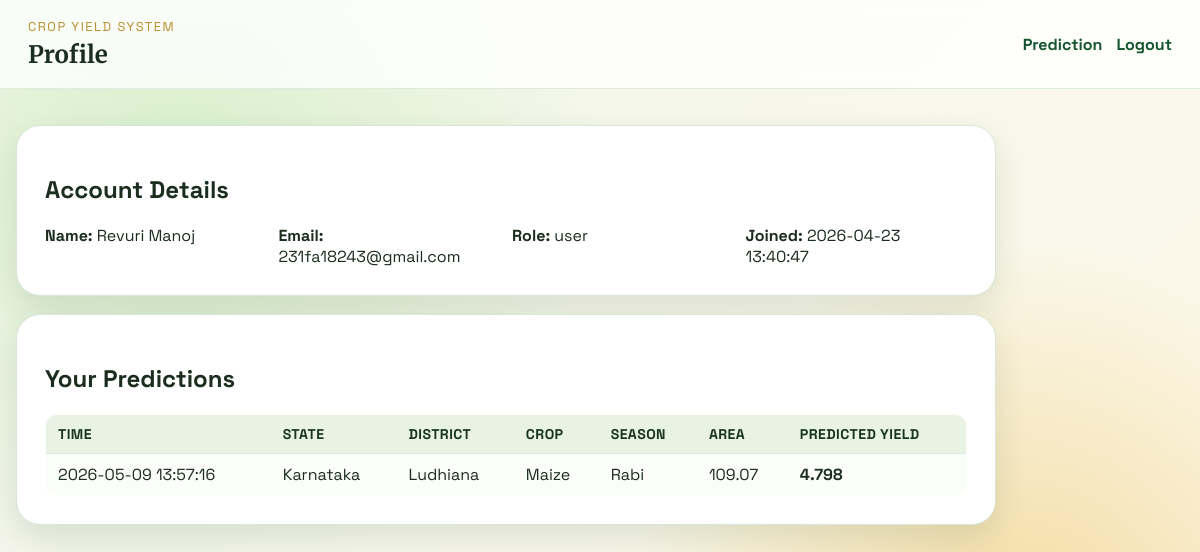
Screenshot of /profile (signed in) with the database file from the repository.
### tables this page shows
CREATE TABLE users (
                id INTEGER PRIMARY KEY AUTOINCREMENT,
                name TEXT NOT NULL,
                email TEXT NOT NULL UNIQUE,
                password_hash TEXT NOT NULL,
                role TEXT NOT NULL CHECK(role IN ('user', 'admin')),
                created_at TEXT NOT NULL
            );

CREATE TABLE predictions (
                id INTEGER PRIMARY KEY AUTOINCREMENT,
                user_id INTEGER NOT NULL,
                state TEXT NOT NULL,
                district TEXT NOT NULL,
                crop_year INTEGER NOT NULL,
                season TEXT NOT NULL,
                crop TEXT NOT NULL,
                area REAL NOT NULL,
                production REAL NOT NULL,
                rainfall REAL NOT NULL,
                temperature REAL NOT NULL,
                humidity REAL NOT NULL,
                soil_type TEXT NOT NULL,
                fertilizer_usage REAL NOT NULL,
                predicted_yield REAL NOT NULL,
                created_at TEXT NOT NULL,
                FOREIGN KEY(user_id) REFERENCES users(id)
            );

### app.py (the view)
@app.route("/profile")
@login_required
def profile():
    user = get_current_user()
    with get_db_connection() as connection:
        predictions = connection.execute(
            """
            SELECT predicted_yield, state, district, crop, season, area, created_at
            FROM predictions
            WHERE user_id = ?
            ORDER BY id DESC
            LIMIT 20
            """,
            (session["user_id"],),
        ).fetchall()
    return render_template("profile.html", user=user, predictions=predictions)

### app.py (called while the page is built)
def get_db_connection() -> sqlite3.Connection:
    connection = sqlite3.connect(DB_FILE)
    connection.row_factory = sqlite3.Row
    return connection

def login_required(view_function):
    @wraps(view_function)
    def wrapped_view(*args, **kwargs):
        if session.get("user_id") is None:
            return redirect(url_for("login"))
        return view_function(*args, **kwargs)
    return wrapped_view

def get_current_user() -> sqlite3.Row | None:
    user_id = session.get("user_id")
    if user_id is None:
        return None
    with get_db_connection() as connection:
        return connection.execute("SELECT * FROM users WHERE id = ?", (user_id,)).fetchone()

@app.context_processor
def inject_user_context() -> dict:
    return {
        "current_user": get_current_user(),
        "current_role": session.get("role"),
    }

@app.before_request
def seed_session_defaults() -> None:
    if request.endpoint in {"login", "register", "static"}:
        return
    if request.endpoint is None:
        return

### templates/profile.html (shortened to what this page needs)
<!DOCTYPE html>
<html lang="en">
<head>
    <link rel="stylesheet" href="{{ url_for('static', filename='style.css') }}">
</head>
<body>
    <header class="site-nav">
        <div>
            <p class="eyebrow">Crop Yield System</p>
            <h1 class="nav-title">Profile</h1>
        </div>
        <nav class="nav-links">
            <a href="{{ url_for('index') }}">Prediction</a>
            <a href="{{ url_for('logout') }}">Logout</a>
        </nav>
    </header>
    <main class="page-wrap dashboard-wrap">
        <section class="card dashboard-card">
            <h2>Account Details</h2>
            <div class="profile-grid">
                <div><strong>Name:</strong> {{ user.name }}</div>
                <div><strong>Email:</strong> {{ user.email }}</div>
                <div><strong>Role:</strong> {{ user.role }}</div>
                <div><strong>Joined:</strong> {{ user.created_at }}</div>
            </div>
        </section>
        <section class="card dashboard-card">
            <h2>Your Predictions</h2>
            <div class="table-scroll">
                <table class="history-table">
                    <thead>
                        <tr>
                            <th>Time</th>
                            <th>State</th>
                            <th>District</th>
                            <th>Crop</th>
                            <th>Season</th>
                            <th>Area</th>
                            <th>Predicted Yield</th>
                        </tr>
                    </thead>
                    <tbody>
                        {% for row in predictions %}
                        <tr>
                            <td>{{ row.created_at }}</td>
                            <td>{{ row.state }}</td>
                            <td>{{ row.district }}</td>
                            <td>{{ row.crop }}</td>
                            <td>{{ row.season }}</td>
                            <td>{{ row.area }}</td>
                            <td><strong>{{ row.predicted_yield }}</strong></td>
                        </tr>
                        {% endfor %}
                    </tbody>
                </table>
            </div>
        </section>
    </main>
</body>
</html>

### static/style.css (style rules this page uses)
:root { --bg-deep: #f0f6eb; --bg-soft: #fff9ea; --card: #ffffff; --primary: #1f6f3f; --primary-strong: #15552f; --accent: #b88d2f; --text-main: #1b2d1f; --text-muted: #4c5f4f; --border: #d8e6d6; --error-bg: #ffe8e8; --error-text: #8b1f1f; --success-bg: #e8f6e9; --success-text: #15552f; }
* { box-sizing: border-box; }
body { margin: 0; min-height: 100vh; font-family: "Space Grotesk", sans-serif; color: var(--text-main); background: radial-gradient(circle at 15% 20%, #d9f0cd 0%, transparent 35%), radial-gradient(circle at 85% 80%, #f3dba0 0%, transparent 33%), linear-gradient(135deg, var(--bg-deep), var(--bg-soft)); overflow-x: hidden; }
.page-wrap { position: relative; z-index: 2; display: flex; justify-content: center; align-items: flex-start; padding: 36px 16px 50px; }
.card { width: min(980px, 100%); background: var(--card); border: 1px solid var(--border); border-radius: 24px; padding: 28px; box-shadow: 0 14px 34px rgba(36, 68, 34, 0.12); animation: cardIn 0.7s ease; }
.eyebrow { font-size: 0.8rem; letter-spacing: 0.12em; text-transform: uppercase; color: var(--accent); margin: 0; }
h1 { margin: 6px 0 8px; font-size: clamp(1.7rem, 3vw, 2.4rem); font-family: "Merriweather", serif; }
.table-scroll { width: 100%; overflow-x: auto; }
.history-table { width: 100%; min-width: 720px; border-collapse: collapse; border: 1px solid var(--border); border-radius: 12px; overflow: hidden; background: #fbfdf9; }
.history-table thead th { background: #e9f3e3; color: #18341f; font-size: 0.88rem; letter-spacing: 0.03em; text-transform: uppercase; }
.history-table th, .history-table td { padding: 10px 12px; border-bottom: 1px solid #e1ece0; text-align: left; white-space: nowrap; }
.site-nav { position: sticky; top: 0; z-index: 5; display: flex; justify-content: space-between; align-items: center; gap: 16px; padding: 18px 28px; backdrop-filter: blur(10px); background: rgba(255, 255, 255, 0.78); border-bottom: 1px solid rgba(216, 230, 214, 0.8); }
.nav-title { margin: 4px 0 0; font-family: "Merriweather", serif; font-size: 1.5rem; }
.nav-links { display: flex; gap: 14px; flex-wrap: wrap; }
.nav-links a, .auth-footer a { color: var(--primary-strong); text-decoration: none; font-weight: 700; }
.dashboard-wrap { flex-direction: column; align-items: stretch; }
.dashboard-card { margin-bottom: 18px; }
.profile-grid { display: grid; grid-template-columns: repeat(auto-fit, minmax(220px, 1fr)); gap: 12px; margin-top: 16px; }

### rows the page displays
users: name "Revuri Manoj", email "231fa18243@gmail.com", role "user", created_at "2026-04-23 13:40:47"
predictions: created_at "2026-05-09 13:57:16", state "Karnataka", district "Ludhiana", crop "Maize", season "Rabi", area "109.07", predicted_yield "4.798"
